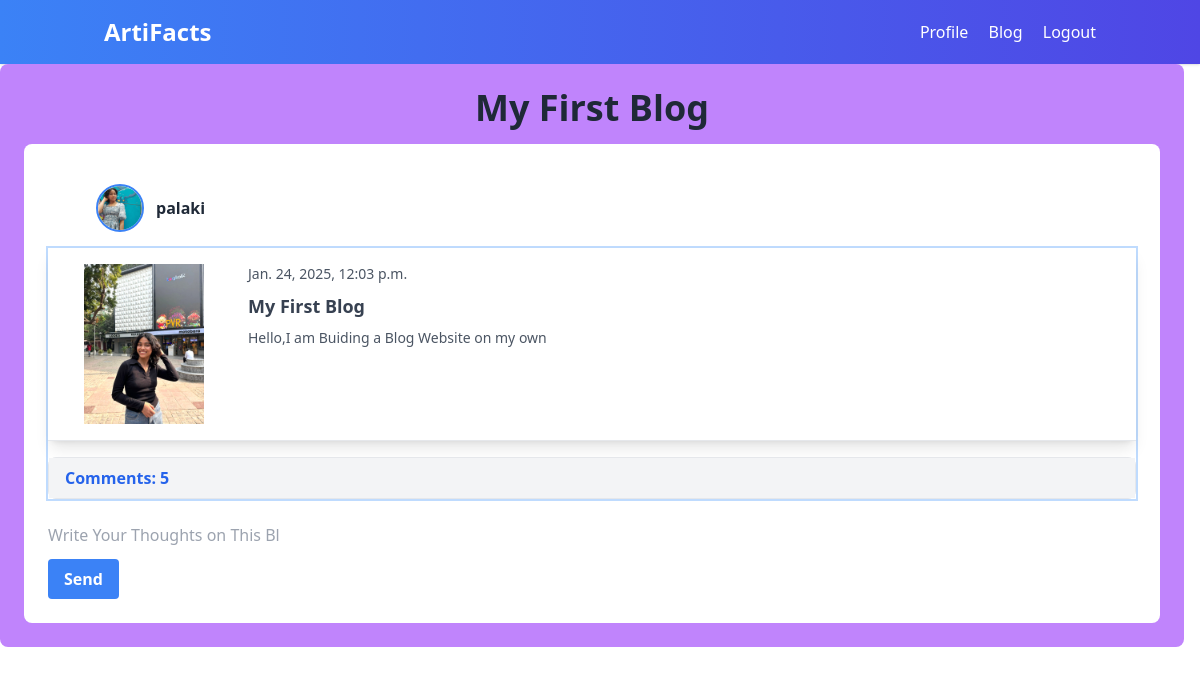
Screenshot of /post_view/1/ (signed in) with the database file from the repository.
### myBlog/models.py (models this page shows, shortened)
class UserPost(models.Model):
    title = models.CharField(max_length=150,null=False)
    content = models.TextField()
    author = models.ForeignKey(User,on_delete=models.CASCADE)
    created_at = models.DateTimeField(auto_now_add=True)
    image = models.ImageField(upload_to=get_image_path )
    class Meta:
        ordering = ('-created_at',)
    def cmnt_count(self):
        return self.comments_set.all().count()

### user/models.py (models this page shows, shortened)
class Profile(models.Model):
    user = models.OneToOneField(User,on_delete=models.CASCADE)
    pic = models.ImageField(default='default.png',upload_to=get_pic_path,validators=[FileExtensionValidator(['png','jpg','jpeg','webp'])])
    bio = models.TextField(blank=True,null=True)

### myBlog/views.py (the view)
# urls.py: path('post_view/<int:pk>/',views.post_view,name="post_view"),
@login_required
def post_view(request,pk):
    post = get_object_or_404(UserPost,id=pk)
    if request.method == "POST":
        c_form = CommentForm(request.POST)
        if c_form.is_valid():
            instance = c_form.save(commit=False)
            instance.user = request.user
            instance.post = post
            instance.save()
            return redirect('post_view',pk=post.id)
    else:
        c_form = CommentForm()
    context={
        'post':post,
        'c_form':c_form
    }
    return render(request,'post_view.html',context)

### myBlog/forms.py
class CommentForm(forms.ModelForm):
    content = forms.CharField(label="", widget=forms.TextInput(attrs={'placeholder': 'Write Your Thoughts on This Blog','class':'mt-2 focus:ring-1 focus:ring-blue-500'}))
    class Meta:
        model = Comments
        fields = ['content']

### myBlog/templates/post_view.html (shortened to what this page needs)
{% extends 'base.html' %}
{% load static %}
{% load crispy_forms_tags %}
{% block content %}
<section class="rounded-lg p-6 mb-6 md:mr-4 bg-purple-400">
    <h2 class="text-4xl text-center font-semibold mb-4 text-gray-800">{{post.title}}</h2>
    <div class="w-full bg-white rounded-lg p-6 md:mr-4 ring-2 ring-purple-400">
      <div class="container mx-auto py-4 px-4 flex items-center justify-between">
        <a href="{% url 'profile' %}" class="flex items-center space-x-3 hover:opacity-90">
            {% if user.profile.pic %}
                <img src="{{ user.profile.pic.url }}" alt="{{ user.username }}"
                     class="w-12 h-12 rounded-full border-2 border-blue-500 object-cover">
            {% else %}
                <div class="w-12 h-12 flex items-center justify-center rounded-full bg-blue-500 text-white font-semibold text-lg">
                    {{ user.username|slice:":1"|upper }}
                </div>
            {% endif %}
            <span class="text-gray-800 font-semibold">{{ user.username }}</span>
        </a>
    </div>
        <div class="h-auto ring-2 ring-blue-200">
            <article class="flex flex-col md:flex-row space-x-0 md:space-x-6 border-b p-0 shadow-lg cursor-pointer hover:shadow-2xl transition-shadow p-4">
                <img src="{{post.image.url}}" alt="Image" class="w-full h-auto md:w-40 md:h-40 object-contain mb-4 md:mb-0">
                <div class="flex flex-col space-y-2">
                    <p class="text-gray-600 text-sm">{{post.created_at}}</p>
                    <h3 class="font-bold text-lg text-gray-700">{{post.title}}</h3>
                    <p class="text-gray-600 text-sm">{{post.content}}</p>
                </div>
            </article>
            <div class="border border-gray-200 rounded-lg mt-4">
                <div class="accordion-item">
                    <h2 class="accordion-header">
                        <button onclick="toggleAccordion('accordion-body')" class="w-full font-semibold px-4 py-2 text-left text-blue-600 bg-gray-100 hover:bg-gray-200 focus:outline-none focus:ring-2 focus:ring-blue-500">
                            Comments: {{post.cmnt_count}}
                        </button>
                    </h2>
                </div>
            </div>
        </div>
        <form method="post" class="mt-4">
            {{c_form|crispy}}
            <button type="submit" class="bg-blue-500 text-white font-bold py-2 px-4 rounded hover:bg-blue-600 transition duration-200 w-full sm:w-auto">
                Send
            </button>
        </form>
    </div>
</section>
{% endblock %}

### rows the page displays
UserPost: title "My First Blog", image (picture), created_at "Jan. 24, 2025, 12:03 p.m.", content "Hello,I am Buiding a Blog Website on my own", cmnt_count "5"

### other values shown
{{ user.username }} "palaki"
